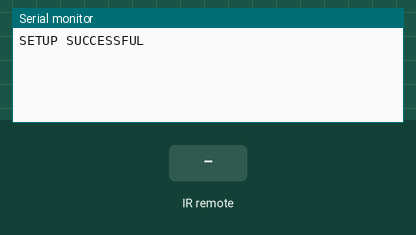
This sketch was run on a simulated Arduino Nano, built with avr-gcc and run on an emulated ATmega328P. Parts: the last lines printed to the serial monitor. The test bench sets the inputs (shaded band).

Above: at 1.2 s.
1.3 s: infrared code 0xFFA25D received
At 1.8 s:
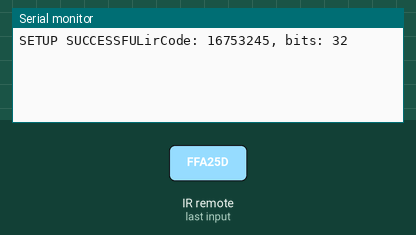
2.8 s: infrared code 0xFF6897 received
At 4.2 s:
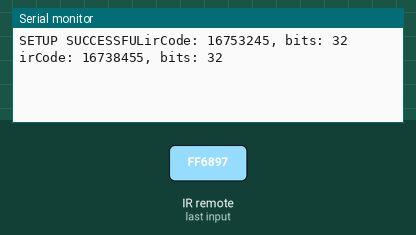

The sketch:

Nano_receiver_Simple.ino
```cpp
#include <IRremote.h>

const int irReceiverPin = 4; //ir receiver module attach to pin4 D4

IRrecv irrecv(irReceiverPin); //Creates a variable of type IRrecv
decode_results results;

void setup()
{
  irrecv.enableIRIn(); //enable ir receiver module
  Serial.begin(9600);      // open the serial port at 9600 bps:
  Serial.print("SETUP SUCCESSFUL"); //print"irCode: "
}

void loop()
{
  if (irrecv.decode(&results)) //if the ir receiver module receives data
  {
    Serial.print("irCode: "); //print"irCode: "
    Serial.print(results.value); //print the value in hexdecimal
    Serial.print(", bits: "); //print" , bits: "
    Serial.println(results.bits); //print the bits

    if (results.value == 16753245) { // Power button

    }

    else if (results.value == 16738455) { // 0


    }

    else if (results.value == 16724175) { // 1

    }

    else if (results.value == 16718055) { // 2

    }

    else if (results.value == 16743045) { // 3

    }

    else if (results.value == 16716015) { // 4

    }

    else if (results.value == 16726215) { // 5

    }

    else if (results.value == 16734885) { // 6

    }

    else if (results.value == 16728765) { // 7

    }

    else if (results.value == 16730805) { // 8

    }

    else if (results.value == 16732845) { // 9

    }
    else {

    }
    delay(100);
    irrecv.resume(); // Receive the next value

  }
 delay(100);
}
```

Measured:
- after the input at 1.3 s, the serial monitor: prints a new line at once (image 1)
- after the input at 2.8 s, the serial monitor: prints a new line at once (image 2)
